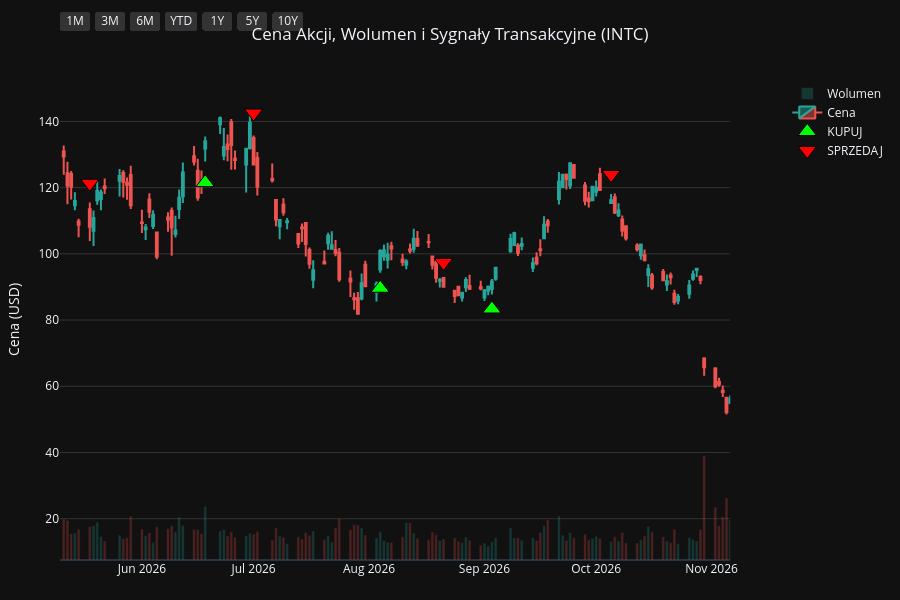
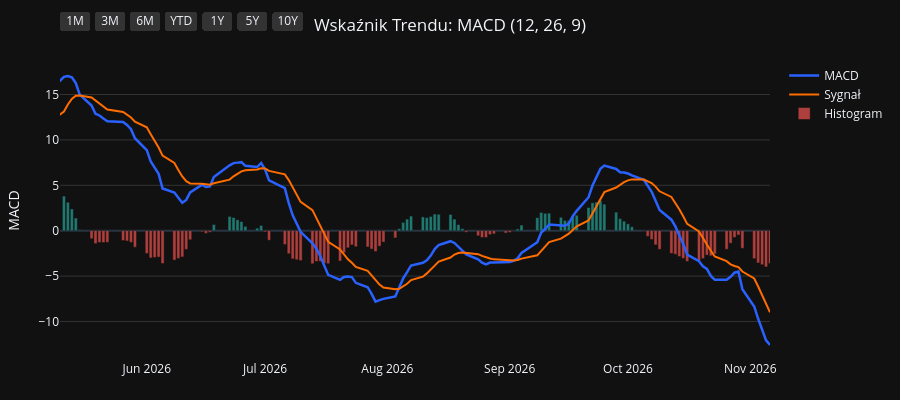
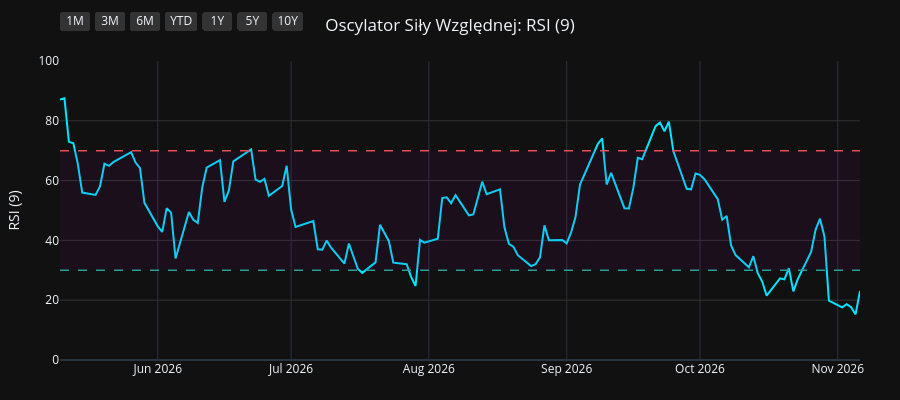
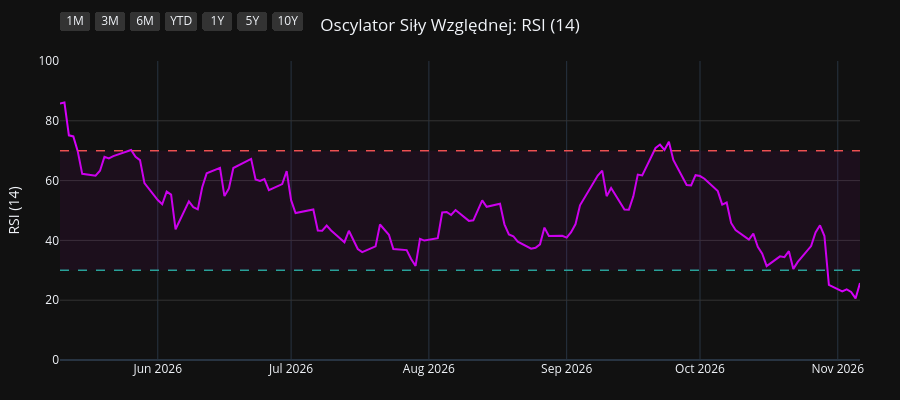

Notebook source saved alongside these figures, in order:
### Code cell
import os
import yfinance as yf
import pandas as pd
import pandas_ta as ta
import plotly.graph_objects as go
from plotly.subplots import make_subplots

# 1. Pobranie i przygotowanie danych
symbol = os.environ.get("STOCK_TICKER", "").strip().upper()
if not symbol:
    raise RuntimeError("Set STOCK_TICKER before running price_extractor.ipynb")
df = yf.Ticker(symbol).history(period="10y")
df.index = df.index.tz_localize(None)

# Wskaźniki i sygnały
df.ta.macd(fast=12, slow=26, signal=9, append=True)
df.ta.rsi(length=9, append=True)
df.ta.rsi(length=14, append=True)
df.ta.rsi(length=21, append=True)
df.dropna(inplace=True)

macd = df['MACD_12_26_9']
signal = df['MACDs_12_26_9']
wczorajszy_macd = macd.shift(1)
wczorajszy_signal = signal.shift(1)

df['Decyzja'] = 'BRAK'
df.loc[(macd > signal) & (wczorajszy_macd <= wczorajszy_signal), 'Decyzja'] = 'KUPUJ'
df.loc[(macd < signal) & (wczorajszy_macd >= wczorajszy_signal), 'Decyzja'] = 'SPRZEDAJ'

df_kupuj = df[df['Decyzja'] == 'KUPUJ']
df_sprzedaj = df[df['Decyzja'] == 'SPRZEDAJ']
df_dywidendy = df[df['Dividends'] > 0]
df_splity = df[df['Stock Splits'] > 0]

# Wspólna konfiguracja osi X
konfiguracja_osi_x = dict(
    type="date",
    showspikes=True, spikemode="across", spikesnap="cursor", spikedash="dot", spikecolor="#ffffff", spikethickness=1, hoverformat="%Y-%m-%d",
    rangeselector=dict(
        buttons=list([
            dict(count=1, label="1M", step="month", stepmode="backward"),
            dict(count=3, label="3M", step="month", stepmode="backward"),
            dict(count=6, label="6M", step="month", stepmode="backward"),
            dict(count=1, label="YTD", step="year", stepmode="todate"),
            dict(count=1, label="1Y", step="year", stepmode="backward"),
            dict(count=5, label="5Y", step="year", stepmode="backward"),
            dict(step="all", label="10Y")
        ]),
        bgcolor="#333333", activecolor="#2962ff", x=0, y=1.1
    )
)

# ==========================================
# WYKRES 1: CENA + WOLUMEN + SYGNAŁY
# ==========================================
fig1 = make_subplots(specs=[[{"secondary_y": True}]])

kolory_wolumenu = ['#26a69a' if row['Close'] >= row['Open'] else '#ef5350' for index, row in df.iterrows()]
fig1.add_trace(go.Bar(x=df.index, y=df['Volume'], marker_color=kolory_wolumenu, opacity=0.25, name='Wolumen'), secondary_y=True)
fig1.add_trace(go.Candlestick(x=df.index, open=df['Open'], high=df['High'], low=df['Low'], close=df['Close'], name='Cena', increasing_line_color='#26a69a', decreasing_line_color='#ef5350'), secondary_y=False)
fig1.add_trace(go.Scatter(x=df_kupuj.index, y=df_kupuj['Low'] * 0.95, customdata=df_kupuj[['Low', 'High']], mode='markers', marker=dict(symbol='triangle-up', size=16, color='#00ff00', line=dict(width=1, color='black')), name='KUPUJ', hovertemplate='KUPUJ<br>Najniższa: %{customdata[0]:.2f}<br>Najwyższa: %{customdata[1]:.2f}<extra></extra>'), secondary_y=False)
fig1.add_trace(go.Scatter(x=df_sprzedaj.index, y=df_sprzedaj['High'] * 1.05, customdata=df_sprzedaj[['Low', 'High']], mode='markers', marker=dict(symbol='triangle-down', size=16, color='#ff0000', line=dict(width=1, color='black')), name='SPRZEDAJ', hovertemplate='SPRZEDAJ<br>Najniższa: %{customdata[0]:.2f}<br>Najwyższa: %{customdata[1]:.2f}<extra></extra>'), secondary_y=False)

if not df_dywidendy.empty:
    fig1.add_trace(go.Scatter(x=df_dywidendy.index, y=df_dywidendy['Low'] * 0.90, mode='markers+text', marker=dict(symbol='circle', size=12, color='#29b6f6', line=dict(width=1, color='white')), text=df_dywidendy['Dividends'].apply(lambda x: f"{x}$"), textposition="bottom center", name='Dywidenda', showlegend=False, hovertemplate='Dywidenda: %{text}<extra></extra>', textfont=dict(color="#29b6f6")), secondary_y=False)
if not df_splity.empty:
                    fig1.add_trace(go.Scatter(x=df_splity.index, y=df_splity['High'], mode='markers+text', marker=dict(symbol='star', size=16, color='#ffee58', line=dict(width=1, color='black')), text=df_splity['Stock Splits'].apply(lambda x: f"{x:g}:1" if x >= 1 else f"1:{1 / x:g}"), textposition="top center", name='Split', hovertemplate='%{text}<extra></extra>', textfont=dict(color="#ffee58")), secondary_y=False)

fig1.update_layout(title=dict(text=f"Cena Akcji, Wolumen i Sygnały Transakcyjne ({symbol})", x=0.5, xanchor='center'), dragmode='pan', xaxis_rangeslider_visible=False, template='plotly_dark', height=600, hovermode='x unified', margin=dict(l=60, r=40, t=60, b=40))
fig1.update_xaxes(**konfiguracja_osi_x)
fig1.update_xaxes(range=[df.index.max() - pd.Timedelta(days=180), df.index.max()])
fig1.update_yaxes(title_text="Cena (USD)", secondary_y=False, gridcolor='#333333')
fig1.update_yaxes(range=[0, df['Volume'].max() * 4], showgrid=False, showticklabels=False, secondary_y=True)
fig1.show(config={'scrollZoom': True})

# ==========================================
# WYKRES 2: WSKAŹNIK MACD
# ==========================================
fig2 = go.Figure()
fig2.add_trace(go.Scatter(x=df.index, y=df['MACD_12_26_9'], line=dict(color='#2962ff', width=2.5), name='MACD'))
fig2.add_trace(go.Scatter(x=df.index, y=df['MACDs_12_26_9'], line=dict(color='#ff6d00', width=2), name='Sygnał'))
kolory_macd = ['#26a69a' if val >= 0 else '#ef5350' for val in df['MACDh_12_26_9']]
fig2.add_trace(go.Bar(x=df.index, y=df['MACDh_12_26_9'], marker_color=kolory_macd, name='Histogram', opacity=0.7))
fig2.update_layout(title=dict(text="Wskaźnik Trendu: MACD (12, 26, 9)", x=0.5, xanchor='center'), dragmode='pan', xaxis_rangeslider_visible=False, template='plotly_dark', height=400, hovermode='x unified', margin=dict(l=60, r=40, t=60, b=40))
fig2.update_xaxes(**konfiguracja_osi_x)
fig2.update_xaxes(range=[df.index.max() - pd.Timedelta(days=180), df.index.max()])
fig2.update_yaxes(title_text="MACD", gridcolor='#333333')
fig2.show(config={'scrollZoom': True})

# ==========================================
# WYKRES 3: OSCYLATOR RSI (9)
# ==========================================
fig3 = go.Figure()
fig3.add_trace(go.Scatter(x=df.index, y=df['RSI_9'], line=dict(color='#00e5ff', width=2), name='RSI (9)'))
fig3.add_hline(y=70, line_dash="dash", line_color="#ef5350", line_width=1.5)
fig3.add_hline(y=30, line_dash="dash", line_color="#26a69a", line_width=1.5)
fig3.add_hrect(y0=30, y1=70, line_width=0, fillcolor="purple", opacity=0.1)
fig3.update_layout(title=dict(text="Oscylator Siły Względnej: RSI (9)", x=0.5, xanchor='center'), dragmode='pan', xaxis_rangeslider_visible=False, template='plotly_dark', height=400, hovermode='x unified', margin=dict(l=60, r=40, t=60, b=40))
fig3.update_xaxes(**konfiguracja_osi_x)
fig3.update_xaxes(range=[df.index.max() - pd.Timedelta(days=180), df.index.max()])
fig3.update_yaxes(title_text="RSI (9)", range=[0, 100], gridcolor='#333333')
fig3.show(config={'scrollZoom': True})

# ==========================================
# WYKRES 4: OSCYLATOR RSI (14)
# ==========================================
fig4 = go.Figure()
fig4.add_trace(go.Scatter(x=df.index, y=df['RSI_14'], line=dict(color='#d500f9', width=2), name='RSI (14)'))
fig4.add_hline(y=70, line_dash="dash", line_color="#ef5350", line_width=1.5)
fig4.add_hline(y=30, line_dash="dash", line_color="#26a69a", line_width=1.5)
fig4.add_hrect(y0=30, y1=70, line_width=0, fillcolor="purple", opacity=0.1)
fig4.update_layout(title=dict(text="Oscylator Siły Względnej: RSI (14)", x=0.5, xanchor='center'), dragmode='pan', xaxis_rangeslider_visible=False, template='plotly_dark', height=400, hovermode='x unified', margin=dict(l=60, r=40, t=60, b=40))
fig4.update_xaxes(**konfiguracja_osi_x)
fig4.update_xaxes(range=[df.index.max() - pd.Timedelta(days=180), df.index.max()])
fig4.update_yaxes(title_text="RSI (14)", range=[0, 100], gridcolor='#333333')
fig4.show(config={'scrollZoom': True})

# ==========================================
# WYKRES 5: OSCYLATOR RSI (21)
# ==========================================
fig5 = go.Figure()
fig5.add_trace(go.Scatter(x=df.index, y=df['RSI_21'], line=dict(color='#64dd17', width=2), name='RSI (21)'))
fig5.add_hline(y=70, line_dash="dash", line_color="#ef5350", line_width=1.5)
fig5.add_hline(y=30, line_dash="dash", line_color="#26a69a", line_width=1.5)
fig5.add_hrect(y0=30, y1=70, line_width=0, fillcolor="purple", opacity=0.1)
fig5.update_layout(title=dict(text="Oscylator Siły Względnej: RSI (21)", x=0.5, xanchor='center'), dragmode='pan', xaxis_rangeslider_visible=False, template='plotly_dark', height=400, hovermode='x unified', margin=dict(l=60, r=40, t=60, b=40))
fig5.update_xaxes(**konfiguracja_osi_x)
fig5.update_xaxes(range=[df.index.max() - pd.Timedelta(days=180), df.index.max()])
fig5.update_yaxes(title_text="RSI (21)", range=[0, 100], gridcolor='#333333')
fig5.show(config={'scrollZoom': True})

### Figure 1 — Plotly figure (JSON) as saved in the notebook; plotly's stock layout.template omitted (floating-point values rounded to 4 significant figures; data arrays with more than 128 entries replaced by an {"elided": "..."} marker saying what was removed)
{"data": [{"marker": {"color": {"elided": "2478 str values"}}, "name": "Wolumen", "opacity": 0.25, "type": "bar", "x": {"elided": "2478 str values"}, "xaxis": "x", "y": {"elided": "2478 int values"}, "yaxis": "y2"}, {"close": {"elided": "2478 float values"}, "decreasing": {"line": {"color": "#ef5350"}}, "high": {"elided": "2478 float values"}, "increasing": {"line": {"color": "#26a69a"}}, "low": {"elided": "2478 float values"}, "name": "Cena", "open": {"elided": "2478 float values"}, "type": "candlestick", "x": {"elided": "2478 str values"}, "xaxis": "x", "yaxis": "y"}, {"customdata": {"elided": "97x2 float values"}, "hovertemplate": "KUPUJ<br>Najniższa: %{customdata[0]:.2f}<br>Najwyższa: %{customdata[1]:.2f}<extra></extra>", "marker": {"color": "#00ff00", "line": {"color": "black", "width": 1}, "size": 16, "symbol": "triangle-up"}, "mode": "markers", "name": "KUPUJ", "type": "scatter", "x": ["2017-01-25T00:00:00", "2017-02-21T00:00:00", "2017-02-24T00:00:00", "2017-03-27T00:00:00", "2017-04-20T00:00:00", "2017-05-25T00:00:00", "2017-07-11T00:00:00", "2017-09-06T00:00:00", "2017-10-18T00:00:00", "2017-10-23T00:00:00", "2017-12-18T00:00:00", "2018-01-22T00:00:00", "2018-02-20T00:00:00", "2018-04-12T00:00:00", "2018-05-01T00:00:00", "2018-05-07T00:00:00", "2018-05-25T00:00:00", "2018-06-01T00:00:00", "2018-07-09T00:00:00", "2018-08-08T00:00:00", "2018-08-27T00:00:00", "2018-09-20T00:00:00", "2018-10-29T00:00:00", "2018-11-28T00:00:00", "2018-11-30T00:00:00", "2019-01-02T00:00:00", "2019-01-04T00:00:00", "2019-02-04T00:00:00", "2019-04-04T00:00:00", "2019-05-29T00:00:00", "2019-08-29T00:00:00", "2019-10-14T00:00:00", "2019-10-24T00:00:00", "2019-12-20T00:00:00", "2020-01-22T00:00:00", "2020-03-24T00:00:00", "2020-05-20T00:00:00", "2020-06-04T00:00:00", "2020-07-14T00:00:00", "2020-08-12T00:00:00", "2020-11-11T00:00:00", "2021-01-04T00:00:00", "2021-02-08T00:00:00", "2021-02-24T00:00:00", "2021-03-15T00:00:00", "2021-04-05T00:00:00", "2021-05-19T00:00:00", "2021-06-28T00:00:00", "2021-07-12T00:00:00", "2021-07-22T00:00:00", "2021-08-05T00:00:00", "2021-08-24T00:00:00", "2021-09-27T00:00:00", "2021-10-07T00:00:00", "2021-10-15T00:00:00", "2021-11-05T00:00:00", "2021-11-24T00:00:00", "2021-11-29T00:00:00", "2021-12-02T00:00:00", "2022-02-28T00:00:00", "2022-03-17T00:00:00", "2022-05-26T00:00:00", "2022-06-28T00:00:00", "2022-08-16T00:00:00", "2022-10-04T00:00:00", "2023-01-04T00:00:00", "2023-02-03T00:00:00", "2023-03-09T00:00:00", "2023-05-31T00:00:00", "2023-07-18T00:00:00", "2023-07-27T00:00:00", "2023-08-30T00:00:00", "2023-10-06T00:00:00", "2023-10-31T00:00:00", "2023-12-15T00:00:00", "2024-02-15T00:00:00", "2024-02-29T00:00:00", "2024-03-28T00:00:00", "2024-05-09T00:00:00", "2024-08-20T00:00:00", "2024-11-05T00:00:00", "2024-12-26T00:00:00", "2025-02-11T00:00:00", "2025-03-17T00:00:00", "2025-04-24T00:00:00", "2025-06-10T00:00:00", "2025-08-12T00:00:00", "2025-09-18T00:00:00", "2025-10-29T00:00:00", "2025-11-28T00:00:00", "2026-01-02T00:00:00", "2026-03-11T00:00:00", "2026-03-25T00:00:00", "2026-04-01T00:00:00", "2026-06-18T00:00:00", "2026-08-04T00:00:00", "2026-09-03T00:00:00"], "xaxis": "x", "y": [29.1, 28.38, 28.08, 27.29, 28.01, 28.38, 26.31, 27.84, 31.4, 32.03, 35.92, 35.72, 36.45, 41.31, 41.3, 42.66, 44.04, 45.06, 41.19, 40.17, 38.7, 37.8, 36.11, 38.96, 38.88, 37.42, 37.23, 39.44, 45.47, 35.87, 38.67, 42.87, 42.86, 48.51, 51.09, 43.24, 51.68, 51.95, 48.57, 41.13, 39.39, 42.43, 50.07, 52.17, 53.99, 55.9, 46.81, 48.98, 48.78, 48.41, 46.88, 46.65, 47.09, 47.36, 47.08, 44.53, 42.85, 42.93, 42.58, 41.59, 40.6, 37.65, 33.77, 32.27, 24.49, 24.88, 27.05, 24.08, 27.62, 31.5, 31.76, 31.56, 32.87, 33.28, 42.81, 41.39, 39.83, 41.1, 28.14, 19.78, 21.28, 19.08, 18.87, 23.15, 19.84, 19.27, 19.72, 28.65, 38.87, 35.47, 35.87, 44.33, 43.18, 42.73, 121.5, 89.6, 83.34], "yaxis": "y"}, {"customdata": {"elided": "97x2 float values"}, "hovertemplate": "SPRZEDAJ<br>Najniższa: %{customdata[0]:.2f}<br>Najwyższa: %{customdata[1]:.2f}<extra></extra>", "marker": {"color": "#ff0000", "line": {"color": "black", "width": 1}, "size": 16, "symbol": "triangle-down"}, "mode": "markers", "name": "SPRZEDAJ", "type": "scatter", "x": ["2017-01-31T00:00:00", "2017-02-22T00:00:00", "2017-03-01T00:00:00", "2017-04-13T00:00:00", "2017-05-10T00:00:00", "2017-06-12T00:00:00", "2017-08-16T00:00:00", "2017-10-17T00:00:00", "2017-10-19T00:00:00", "2017-11-13T00:00:00", "2018-01-03T00:00:00", "2018-02-05T00:00:00", "2018-03-19T00:00:00", "2018-04-23T00:00:00", "2018-05-02T00:00:00", "2018-05-18T00:00:00", "2018-05-31T00:00:00", "2018-06-08T00:00:00", "2018-07-27T00:00:00", "2018-08-14T00:00:00", "2018-09-10T00:00:00", "2018-10-10T00:00:00", "2018-11-21T00:00:00", "2018-11-29T00:00:00", "2018-12-07T00:00:00", "2019-01-03T00:00:00", "2019-01-28T00:00:00", "2019-03-07T00:00:00", "2019-04-26T00:00:00", "2019-08-01T00:00:00", "2019-09-23T00:00:00", "2019-10-23T00:00:00", "2019-11-15T00:00:00", "2020-01-08T00:00:00", "2020-02-14T00:00:00", "2020-05-01T00:00:00", "2020-06-03T00:00:00", "2020-06-11T00:00:00", "2020-07-24T00:00:00", "2020-10-23T00:00:00", "2020-12-18T00:00:00", "2021-01-27T00:00:00", "2021-02-23T00:00:00", "2021-02-25T00:00:00", "2021-03-24T00:00:00", "2021-04-13T00:00:00", "2021-06-21T00:00:00", "2021-07-08T00:00:00", "2021-07-16T00:00:00", "2021-07-23T00:00:00", "2021-08-18T00:00:00", "2021-09-21T00:00:00", "2021-09-29T00:00:00", "2021-10-11T00:00:00", "2021-10-22T00:00:00", "2021-11-23T00:00:00", "2021-11-26T00:00:00", "2021-12-01T00:00:00", "2022-01-20T00:00:00", "2022-03-14T00:00:00", "2022-04-05T00:00:00", "2022-06-09T00:00:00", "2022-08-01T00:00:00", "2022-08-22T00:00:00", "2022-11-28T00:00:00", "2023-01-27T00:00:00", "2023-02-06T00:00:00", "2023-04-14T00:00:00", "2023-06-26T00:00:00", "2023-07-20T00:00:00", "2023-08-08T00:00:00", "2023-09-20T00:00:00", "2023-10-18T00:00:00", "2023-12-04T00:00:00", "2024-01-03T00:00:00", "2024-02-28T00:00:00", "2024-03-15T00:00:00", "2024-04-03T00:00:00", "2024-07-23T00:00:00", "2024-10-16T00:00:00", "2024-11-19T00:00:00", "2025-01-31T00:00:00", "2025-02-28T00:00:00", "2025-03-28T00:00:00", "2025-05-22T00:00:00", "2025-07-16T00:00:00", "2025-09-05T00:00:00", "2025-10-14T00:00:00", "2025-10-30T00:00:00", "2025-12-12T00:00:00", "2026-01-27T00:00:00", "2026-03-17T00:00:00", "2026-03-26T00:00:00", "2026-05-18T00:00:00", "2026-07-01T00:00:00", "2026-08-21T00:00:00", "2026-10-05T00:00:00"], "xaxis": "x", "y": [32.03, 31.43, 31.17, 30.87, 31.64, 31.32, 31.61, 34.94, 35.34, 40.49, 40.73, 41.66, 45.46, 46.05, 47.21, 48.68, 49.86, 49.72, 43.91, 43.79, 41.99, 41.42, 43.27, 43.88, 43.43, 41.82, 42.23, 48.19, 48.28, 47.48, 47.19, 47.86, 54.37, 54.94, 63.16, 55.21, 58.54, 59.25, 48.84, 45.87, 48.11, 52.07, 58.73, 60.68, 64.4, 62.68, 53.85, 53.54, 54.7, 52.57, 51.29, 51.69, 52.27, 52.62, 48.89, 49.13, 47.89, 48.99, 52.67, 45.12, 48.06, 40.9, 37.28, 35.02, 29.55, 28.59, 30.39, 33.04, 34.98, 35.2, 36.25, 37.44, 37.2, 44.87, 49.54, 44.11, 44.84, 43.28, 34.67, 23.67, 25.77, 21.35, 25.66, 24.76, 21.94, 24.29, 25.95, 38.38, 43.5, 42.03, 46.76, 48.38, 48.93, 121.3, 142.5, 97.41, 124.0], "yaxis": "y"}, {"hovertemplate": "Dywidenda: %{text}<extra></extra>", "marker": {"color": "#29b6f6", "line": {"color": "white", "width": 1}, "size": 12, "symbol": "circle"}, "mode": "markers+text", "name": "Dywidenda", "showlegend": false, "text": ["0.26$", "0.273$", "0.273$", "0.273$", "0.3$", "0.3$", "0.3$", "0.3$", "0.315$", "0.315$", "0.315$", "0.315$", "0.33$", "0.33$", "0.33$", "0.33$", "0.348$", "0.348$", "0.348$", "0.348$", "0.365$", "0.365$", "0.365$", "0.365$", "0.365$", "0.125$", "0.125$", "0.125$", "0.125$", "0.125$", "0.125$"], "textfont": {"color": "#29b6f6"}, "textposition": "bottom center", "type": "scatter", "x": ["2017-02-03T00:00:00", "2017-05-03T00:00:00", "2017-08-03T00:00:00", "2017-11-06T00:00:00", "2018-02-06T00:00:00", "2018-05-04T00:00:00", "2018-08-06T00:00:00", "2018-11-06T00:00:00", "2019-02-06T00:00:00", "2019-05-06T00:00:00", "2019-08-06T00:00:00", "2019-11-06T00:00:00", "2020-02-06T00:00:00", "2020-05-06T00:00:00", "2020-08-06T00:00:00", "2020-11-05T00:00:00", "2021-02-04T00:00:00", "2021-05-06T00:00:00", "2021-08-05T00:00:00", "2021-11-04T00:00:00", "2022-02-04T00:00:00", "2022-05-05T00:00:00", "2022-08-04T00:00:00", "2022-11-04T00:00:00", "2023-02-06T00:00:00", "2023-05-04T00:00:00", "2023-08-04T00:00:00", "2023-11-06T00:00:00", "2024-02-06T00:00:00", "2024-05-06T00:00:00", "2024-08-07T00:00:00"], "xaxis": "x", "y": [26.97, 27.3, 27.15, 34.82, 32.73, 39.02, 37.19, 36.43, 38.83, 39.36, 36.93, 45.24, 53.27, 47.29, 38.85, 37.04, 46.81, 46.33, 44.42, 41.51, 39.64, 37.41, 30.28, 23.79, 25.13, 26.8, 30.52, 33.61, 37.53, 27.48, 17.06], "yaxis": "y"}], "layout": {"dragmode": "pan", "height": 600, "hovermode": "x unified", "margin": {"b": 40, "l": 60, "r": 40, "t": 60}, "title": {"text": "Cena Akcji, Wolumen i Sygnały Transakcyjne (INTC)", "x": 0.5, "xanchor": "center"}, "xaxis": {"anchor": "y", "domain": [0.0, 0.94], "hoverformat": "%Y-%m-%d", "range": ["2026-05-10T00:00:00", "2026-11-06T00:00:00"], "rangeselector": {"activecolor": "#2962ff", "bgcolor": "#333333", "buttons": [{"count": 1, "label": "1M", "step": "month", "stepmode": "backward"}, {"count": 3, "label": "3M", "step": "month", "stepmode": "backward"}, {"count": 6, "label": "6M", "step": "month", "stepmode": "backward"}, {"count": 1, "label": "YTD", "step": "year", "stepmode": "todate"}, {"count": 1, "label": "1Y", "step": "year", "stepmode": "backward"}, {"count": 5, "label": "5Y", "step": "year", "stepmode": "backward"}, {"label": "10Y", "step": "all"}], "x": 0, "y": 1.1}, "rangeslider": {"visible": false}, "showspikes": true, "spikecolor": "#ffffff", "spikedash": "dot", "spikemode": "across", "spikesnap": "cursor", "spikethickness": 1, "type": "date"}, "yaxis": {"anchor": "x", "domain": [0.0, 1.0], "gridcolor": "#333333", "title": {"text": "Cena (USD)"}}, "yaxis2": {"anchor": "x", "overlaying": "y", "range": [0, 2095632000], "showgrid": false, "showticklabels": false, "side": "right"}}}

### Figure 2 — Plotly figure (JSON) as saved in the notebook; plotly's stock layout.template omitted (floating-point values rounded to 4 significant figures; data arrays with more than 128 entries replaced by an {"elided": "..."} marker saying what was removed)
{"data": [{"line": {"color": "#2962ff", "width": 2.5}, "name": "MACD", "type": "scatter", "x": {"elided": "2478 str values"}, "y": {"elided": "2478 float values"}}, {"line": {"color": "#ff6d00", "width": 2}, "name": "Sygnał", "type": "scatter", "x": {"elided": "2478 str values"}, "y": {"elided": "2478 float values"}}, {"marker": {"color": {"elided": "2478 str values"}}, "name": "Histogram", "opacity": 0.7, "type": "bar", "x": {"elided": "2478 str values"}, "y": {"elided": "2478 float values"}}], "layout": {"dragmode": "pan", "height": 400, "hovermode": "x unified", "margin": {"b": 40, "l": 60, "r": 40, "t": 60}, "title": {"text": "Wskaźnik Trendu: MACD (12, 26, 9)", "x": 0.5, "xanchor": "center"}, "xaxis": {"hoverformat": "%Y-%m-%d", "range": ["2026-05-10T00:00:00", "2026-11-06T00:00:00"], "rangeselector": {"activecolor": "#2962ff", "bgcolor": "#333333", "buttons": [{"count": 1, "label": "1M", "step": "month", "stepmode": "backward"}, {"count": 3, "label": "3M", "step": "month", "stepmode": "backward"}, {"count": 6, "label": "6M", "step": "month", "stepmode": "backward"}, {"count": 1, "label": "YTD", "step": "year", "stepmode": "todate"}, {"count": 1, "label": "1Y", "step": "year", "stepmode": "backward"}, {"count": 5, "label": "5Y", "step": "year", "stepmode": "backward"}, {"label": "10Y", "step": "all"}], "x": 0, "y": 1.1}, "rangeslider": {"visible": false}, "showspikes": true, "spikecolor": "#ffffff", "spikedash": "dot", "spikemode": "across", "spikesnap": "cursor", "spikethickness": 1, "type": "date"}, "yaxis": {"gridcolor": "#333333", "title": {"text": "MACD"}}}}

### Figure 3 — Plotly figure (JSON) as saved in the notebook; plotly's stock layout.template omitted (floating-point values rounded to 4 significant figures; data arrays with more than 128 entries replaced by an {"elided": "..."} marker saying what was removed)
{"data": [{"line": {"color": "#00e5ff", "width": 2}, "name": "RSI (9)", "type": "scatter", "x": {"elided": "2478 str values"}, "y": {"elided": "2478 float values"}}], "layout": {"dragmode": "pan", "height": 400, "hovermode": "x unified", "margin": {"b": 40, "l": 60, "r": 40, "t": 60}, "shapes": [{"line": {"color": "#ef5350", "dash": "dash", "width": 1.5}, "type": "line", "x0": 0, "x1": 1, "xref": "x domain", "y0": 70, "y1": 70, "yref": "y"}, {"line": {"color": "#26a69a", "dash": "dash", "width": 1.5}, "type": "line", "x0": 0, "x1": 1, "xref": "x domain", "y0": 30, "y1": 30, "yref": "y"}, {"fillcolor": "purple", "line": {"width": 0}, "opacity": 0.1, "type": "rect", "x0": 0, "x1": 1, "xref": "x domain", "y0": 30, "y1": 70, "yref": "y"}], "title": {"text": "Oscylator Siły Względnej: RSI (9)", "x": 0.5, "xanchor": "center"}, "xaxis": {"hoverformat": "%Y-%m-%d", "range": ["2026-05-10T00:00:00", "2026-11-06T00:00:00"], "rangeselector": {"activecolor": "#2962ff", "bgcolor": "#333333", "buttons": [{"count": 1, "label": "1M", "step": "month", "stepmode": "backward"}, {"count": 3, "label": "3M", "step": "month", "stepmode": "backward"}, {"count": 6, "label": "6M", "step": "month", "stepmode": "backward"}, {"count": 1, "label": "YTD", "step": "year", "stepmode": "todate"}, {"count": 1, "label": "1Y", "step": "year", "stepmode": "backward"}, {"count": 5, "label": "5Y", "step": "year", "stepmode": "backward"}, {"label": "10Y", "step": "all"}], "x": 0, "y": 1.1}, "rangeslider": {"visible": false}, "showspikes": true, "spikecolor": "#ffffff", "spikedash": "dot", "spikemode": "across", "spikesnap": "cursor", "spikethickness": 1, "type": "date"}, "yaxis": {"gridcolor": "#333333", "range": [0, 100], "title": {"text": "RSI (9)"}}}}

### Figure 4 — Plotly figure (JSON) as saved in the notebook; plotly's stock layout.template omitted (floating-point values rounded to 4 significant figures; data arrays with more than 128 entries replaced by an {"elided": "..."} marker saying what was removed)
{"data": [{"line": {"color": "#d500f9", "width": 2}, "name": "RSI (14)", "type": "scatter", "x": {"elided": "2478 str values"}, "y": {"elided": "2478 float values"}}], "layout": {"dragmode": "pan", "height": 400, "hovermode": "x unified", "margin": {"b": 40, "l": 60, "r": 40, "t": 60}, "shapes": [{"line": {"color": "#ef5350", "dash": "dash", "width": 1.5}, "type": "line", "x0": 0, "x1": 1, "xref": "x domain", "y0": 70, "y1": 70, "yref": "y"}, {"line": {"color": "#26a69a", "dash": "dash", "width": 1.5}, "type": "line", "x0": 0, "x1": 1, "xref": "x domain", "y0": 30, "y1": 30, "yref": "y"}, {"fillcolor": "purple", "line": {"width": 0}, "opacity": 0.1, "type": "rect", "x0": 0, "x1": 1, "xref": "x domain", "y0": 30, "y1": 70, "yref": "y"}], "title": {"text": "Oscylator Siły Względnej: RSI (14)", "x": 0.5, "xanchor": "center"}, "xaxis": {"hoverformat": "%Y-%m-%d", "range": ["2026-05-10T00:00:00", "2026-11-06T00:00:00"], "rangeselector": {"activecolor": "#2962ff", "bgcolor": "#333333", "buttons": [{"count": 1, "label": "1M", "step": "month", "stepmode": "backward"}, {"count": 3, "label": "3M", "step": "month", "stepmode": "backward"}, {"count": 6, "label": "6M", "step": "month", "stepmode": "backward"}, {"count": 1, "label": "YTD", "step": "year", "stepmode": "todate"}, {"count": 1, "label": "1Y", "step": "year", "stepmode": "backward"}, {"count": 5, "label": "5Y", "step": "year", "stepmode": "backward"}, {"label": "10Y", "step": "all"}], "x": 0, "y": 1.1}, "rangeslider": {"visible": false}, "showspikes": true, "spikecolor": "#ffffff", "spikedash": "dot", "spikemode": "across", "spikesnap": "cursor", "spikethickness": 1, "type": "date"}, "yaxis": {"gridcolor": "#333333", "range": [0, 100], "title": {"text": "RSI (14)"}}}}
